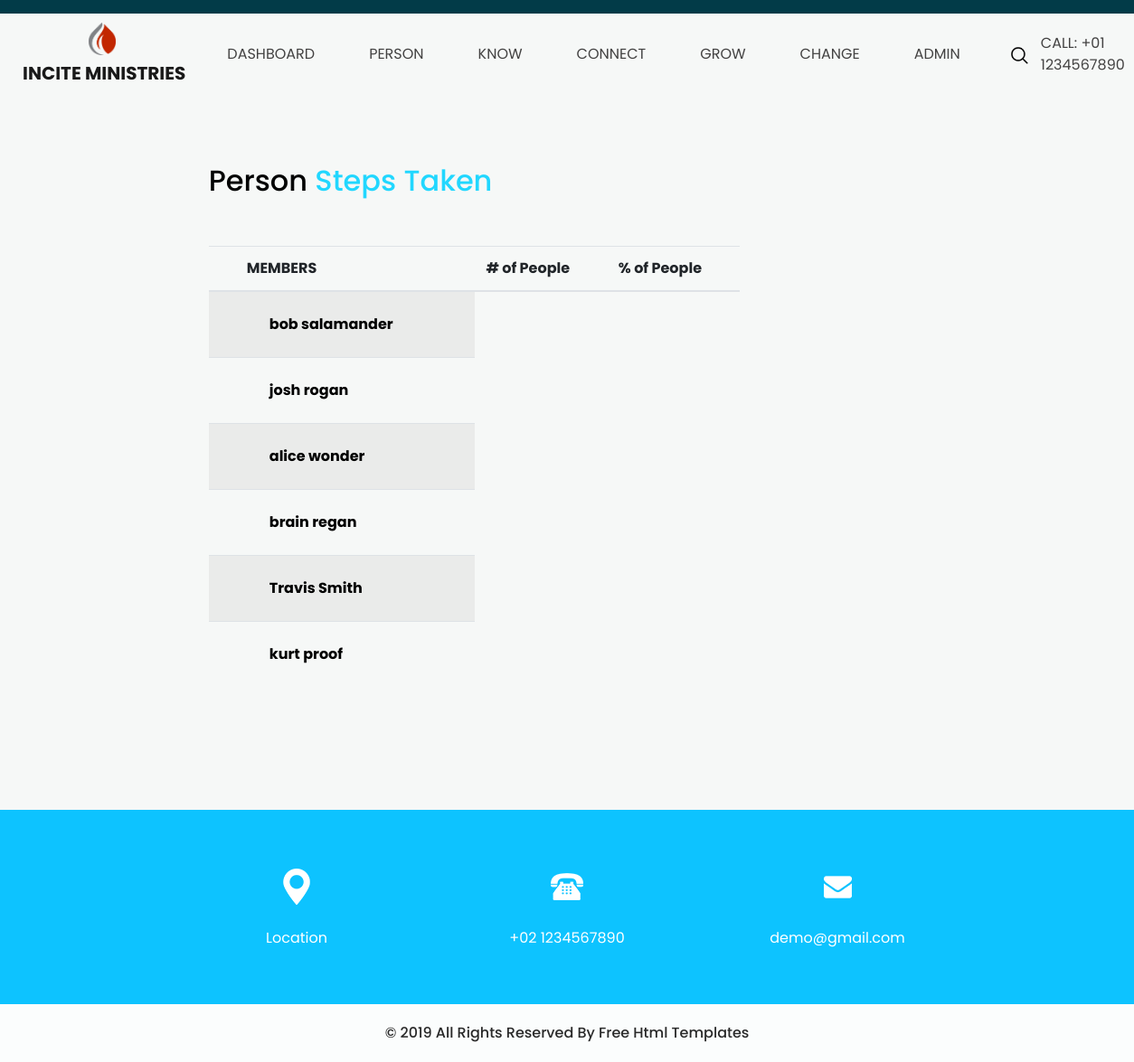
The app's page /person/ with its own data.
### steps/models.py (models this page shows)
class Member(models.Model):
	first_name = models.CharField(max_length=250)
	last_name = models.CharField(max_length=250)
	email = models.EmailField()
	def __str__(self):
		return self.first_name + " " + self.last_name

### steps/views.py (the view)
# urls.py: path('person/', views.person, name='person'),
def person(request):
    members = Member.objects.all()
    member_id = [id['id'] for id in Member.objects.all().values()]
    member_list = zip(members,member_id)
    member_know = Know.objects.filter(attend_worship_service=True)
    return render(request, 'person.html', {'members':members, 'member_know': member_know, 'member_id': member_id, 'member_list': member_list})

### steps/templates/person.html (shortened to what this page needs)
{% extends 'base.html' %}
{% load static %}
{% block content %}
  <section class="service_section layout_padding">
    <div class="container-fluid">
      <div class="row">
        <div class="col-md-6 offset-md-2">
          <h2 class="custom_heading">
            Person <span>Steps Taken</span>
          </h2>
          <div class="container layout_padding2">
            <table class="table table-striped table-hover">
              <thead>
                <tr>
                  <th scope="col"></th>
                  <th scope="col">MEMBERS</th>
                  <th scope="col"># of People</th>
                  <th scope="col">% of People</th>
                </tr>
              </thead>
              <tbody>
                {% for member, member_id in member_list %}
                <tr>
                  <th scope="row"></th>
                  <td><a style="background-color: transparent; border: none;" href="{% url 'progress' member member_id %}">
                    <strong style="color: black">{{member}}</strong></a></td>
                </tr>
                {% endfor %}
              </tbody>
            </table>
      </div>
    </div>
  </section>
  <section class="info_section layout_padding2">
    <div class="container">
      <div class="info_items">
        <a href="">
          <div class="item ">
            <div class="img-box box-1">
            </div>
            <div class="detail-box">
              <p>
                Location
              </p>
            </div>
          </div>
        </a>
        <a href="">
          <div class="item ">
            <div class="img-box box-2">
            </div>
            <div class="detail-box">
              <p>
                +02 1234567890
              </p>
            </div>
          </div>
        </a>
        <a href="">
          <div class="item ">
            <div class="img-box box-3">
            </div>
            <div class="detail-box">
              <p>
                demo@gmail.com
              </p>
            </div>
          </div>
        </a>
      </div>
    </div>
  </section>
  <section class="container-fluid footer_section">
    <p>
      &copy; 2019 All Rights Reserved By
      <a href="https://html.design/">Free Html Templates</a>
    </p>
  </section>
</body>
</html>
{% endblock %}

### static/assets/css/style.css (style rules this page uses)
body { font-family: "Poppins", sans-serif; color: #0c0c0c; background-color: #ffffff; }
.layout_padding { padding: 75px 0; }
.layout_padding2 { padding: 45px 0; }
.custom_heading { color: #030404; }
.custom_heading span { color: #21d7ff; }
.header_section .container-fluid { padding-right: 25px; padding-left: 25px; }
a, a:hover, a:focus { text-decoration: none; }
.service_section a { display: inline-block; padding: 12px 25px; background-color: #023b48; border: 1px solid #023b48; color: #ffffff; }
.info_section { background-color: #0dc3ff; }
.info_items { width: 70%; margin: 0 auto; display: -webkit-box; display: -ms-flexbox; display: flex; -webkit-box-pack: justify; -ms-flex-pack: justify; justify-content: space-between; }
.info_items .item { width: 200px; display: -webkit-box; display: -ms-flexbox; display: flex; -webkit-box-orient: vertical; -webkit-box-direction: normal; -ms-flex-direction: column; flex-direction: column; -webkit-box-align: center; -ms-flex-align: center; align-items: center; text-align: center; }
.info_items .item .img-box { width: 80px; height: 80px; border-radius: 100%; background-repeat: no-repeat; background-position: center; }
.info_items .item .detail-box { margin-top: 5px; color: #fff; }
.info_items { position: relative; }
.info_items a { position: relative; }
.info_items .item .img-box.box-1 { background-image: url(../images/location-white.png); }
.info_items .item .img-box.box-2 { background-image: url(../images/telephone-white.png); }
.info_items .item .img-box.box-3 { background-image: url(../images/envelope-white.png); }
.footer_section { background-color: #fbfdfd; padding: 20px; font-weight: 500; }
.footer_section p { color: #292929; margin: 0; text-align: center; }
.footer_section a { color: #292929; }

### static/assets/css/responsive.css (style rules this page uses)
@media (min-width: 1200px) { .container { max-width: 1170px; } }

### records on screen
Member: first_name+last_name "bob salamander"
Member: first_name+last_name "josh rogan"
Member: first_name+last_name "alice wonder"
Member: first_name+last_name "brain regan"
Member: first_name+last_name "Travis Smith"
Member: first_name+last_name "kurt proof"
